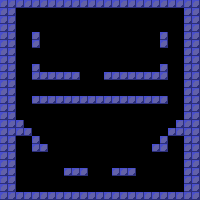

The image is a tile-based game level rendered from a .tmx file. Its description and complete source (layers, tilesets, objects, tile grids) follow:
An orthogonal 25x25 tile map with 8x8 px tiles, 4 tile layers (Solid, Platforms, EnemyReverse, EnemySolid), 2 tilesets and 5 objects.

<map version="1.10" tiledversion="1.12.2" orientation="orthogonal" renderorder="right-down" width="25" height="25" tilewidth="8" tileheight="8" infinite="0" nextlayerid="7" nextobjectid="6">
 <editorsettings>
  <export target="../level1.tmj" format="json" />
 </editorsettings>
 <tileset firstgid="1" name="tiles" tilewidth="8" tileheight="8" tilecount="3" columns="3">
  <image source="../tiles.png" width="24" height="8" />
 </tileset>
 <tileset firstgid="4" name="tiles" tilewidth="8" tileheight="8" tilecount="0" columns="3">
  <image source="tiles.png" width="24" height="8" />
 </tileset>
 <layer id="1" name="Solid" width="25" height="25">
  <data encoding="csv">
2,2,2,2,2,2,2,2,2,2,2,2,2,2,2,2,2,2,2,2,2,2,2,2,2,
2,2,0,0,0,0,0,0,0,0,0,0,0,0,0,0,0,0,0,0,0,0,0,2,2,
2,2,0,0,0,0,0,0,0,0,0,0,0,0,0,0,0,0,0,0,0,0,0,2,2,
2,2,0,0,0,0,0,0,0,0,0,0,0,0,0,0,0,0,0,0,0,0,0,2,2,
2,2,0,0,2,0,0,0,0,0,0,0,0,0,0,0,0,0,0,0,2,0,0,2,2,
2,2,0,0,2,0,0,0,0,0,0,0,0,0,0,0,0,0,0,0,2,0,0,2,2,
2,2,0,0,0,0,0,0,0,0,0,0,0,0,0,0,0,0,0,0,0,0,0,2,2,
2,2,0,0,0,0,0,0,0,0,0,0,0,0,0,0,0,0,0,0,0,0,0,2,2,
2,2,0,0,2,0,0,0,0,0,0,0,0,0,0,0,0,0,0,0,2,0,0,0,2,
2,2,0,0,2,0,0,0,0,0,0,0,0,0,0,0,0,0,0,0,2,0,0,2,2,
2,2,0,0,0,0,0,0,0,0,0,0,0,0,0,0,0,0,0,0,0,0,0,2,2,
2,2,0,0,0,0,0,0,0,0,0,0,0,0,0,0,0,0,0,0,0,0,0,2,2,
2,2,0,0,0,0,0,0,0,0,0,0,0,0,0,0,0,0,0,0,0,0,0,2,2,
2,2,0,0,0,0,0,0,0,0,0,0,0,0,0,0,0,0,0,0,0,0,0,2,2,
2,2,0,0,0,0,0,0,0,0,0,0,0,0,0,0,0,0,0,0,0,0,0,2,2,
2,2,2,0,0,0,0,0,0,0,0,0,0,0,0,0,0,0,0,0,0,0,2,2,2,
2,2,2,2,0,0,0,0,0,0,0,0,0,0,0,0,0,0,0,0,0,2,2,2,2,
2,2,0,0,2,0,0,0,0,0,0,0,0,0,0,0,0,0,0,0,2,0,0,2,2,
2,2,0,0,0,0,0,0,0,0,0,0,0,0,0,0,0,0,0,0,2,0,0,2,2,
2,2,0,0,0,0,0,0,0,0,0,0,0,0,0,0,0,0,0,0,0,0,0,2,2,
2,2,0,0,0,0,0,0,0,0,0,0,0,0,0,0,0,0,0,0,0,0,0,0,2,
2,2,0,0,0,0,0,0,0,0,0,0,0,0,0,0,0,0,0,0,0,0,0,2,2,
2,2,0,0,0,0,0,0,0,0,0,0,0,0,0,0,0,0,0,0,0,0,0,2,2,
2,2,0,0,0,0,0,0,0,0,0,0,0,0,0,0,0,0,0,0,0,0,0,2,2,
2,2,2,2,2,2,0,2,0,2,2,2,2,2,2,2,0,2,0,2,2,2,2,2,2
</data>
 </layer>
 <layer id="2" name="Platforms" width="25" height="25">
  <data encoding="csv">
0,0,0,0,0,0,0,0,0,0,0,0,0,0,0,0,0,0,0,0,0,0,0,0,0,
0,0,0,0,0,0,0,0,0,0,0,0,0,0,0,0,0,0,0,0,0,0,0,0,0,
0,0,0,0,0,0,0,0,0,0,0,0,0,0,0,0,0,0,0,0,0,0,0,0,0,
0,0,0,0,0,0,0,0,0,0,0,0,0,0,0,0,0,0,0,0,0,0,0,0,0,
0,0,0,0,0,0,0,0,0,0,0,0,0,0,0,0,0,0,0,0,0,0,0,0,0,
0,0,0,0,2,0,0,0,0,0,0,0,0,0,0,0,0,0,0,0,2,0,0,0,0,
0,0,0,0,0,0,0,0,0,0,0,0,0,0,0,0,0,0,0,0,0,0,0,0,0,
0,0,0,0,0,0,0,0,0,0,0,0,0,0,0,0,0,0,0,0,0,0,0,0,0,
0,0,0,0,0,0,0,0,0,0,0,0,0,0,0,0,0,0,0,0,0,0,0,0,0,
0,0,0,0,0,2,2,2,2,2,0,0,0,2,2,2,2,2,2,2,0,0,0,0,0,
0,0,0,0,0,0,0,0,0,0,0,0,0,0,0,0,0,0,0,0,0,0,0,0,0,
0,0,0,0,0,0,0,0,0,0,0,0,0,0,0,0,0,0,0,0,0,0,0,0,0,
0,0,0,0,0,2,2,2,2,2,2,2,2,2,2,2,2,2,2,2,2,0,0,0,0,
0,0,0,0,0,0,0,0,0,0,0,0,0,0,0,0,0,0,0,0,0,0,0,0,0,
0,0,0,0,0,0,0,0,0,0,0,0,0,0,0,0,0,0,0,0,0,0,0,0,0,
0,0,0,0,0,0,0,0,0,0,0,0,0,0,0,0,0,0,0,0,0,0,0,0,0,
0,0,0,0,0,0,0,0,0,0,0,0,0,0,0,0,0,0,0,0,0,0,0,0,0,
0,0,0,0,0,0,0,0,0,0,0,0,0,0,0,0,0,0,0,0,0,0,0,0,0,
0,0,0,0,2,2,0,0,0,0,0,0,0,0,0,0,0,0,0,2,0,0,0,0,0,
0,0,0,0,0,0,0,0,0,0,0,0,0,0,0,0,0,0,0,0,0,0,0,0,0,
0,0,0,0,0,0,0,0,0,0,0,0,0,0,0,0,0,0,0,0,0,0,0,0,0,
0,0,0,0,0,0,0,0,2,2,2,0,0,0,2,2,2,0,0,0,0,0,0,0,0,
0,0,0,0,0,0,0,0,0,0,0,0,0,0,0,0,0,0,0,0,0,0,0,0,0,
0,0,0,0,0,0,0,0,0,0,0,0,0,0,0,0,0,0,0,0,0,0,0,0,0,
0,0,0,0,0,0,2,0,2,0,0,0,0,0,0,0,2,0,2,0,0,0,0,0,0
</data>
 </layer>
 <layer id="3" name="EnemyReverse" width="25" height="25">
  <data encoding="csv">
0,0,0,0,0,0,0,0,0,0,0,0,0,0,0,0,0,0,0,0,0,0,0,0,0,
0,2,0,0,0,0,0,0,0,0,0,0,0,0,0,0,0,0,0,0,0,0,0,2,0,
0,2,0,0,0,0,0,0,0,0,0,0,0,0,0,0,0,0,0,0,0,0,0,2,0,
0,2,0,0,0,0,0,0,0,0,0,0,0,0,0,0,0,0,0,0,0,0,0,2,0,
0,2,0,0,2,0,0,0,0,0,0,0,0,0,0,0,0,0,0,0,2,0,0,2,0,
0,2,0,0,0,0,0,0,0,0,0,0,0,0,0,0,0,0,0,0,0,0,0,2,0,
0,2,0,0,0,0,0,0,0,0,0,0,0,0,0,0,0,0,0,0,0,0,0,2,0,
0,2,0,0,0,0,0,0,0,0,0,0,0,0,0,0,0,0,0,0,0,0,0,2,0,
0,2,0,0,2,0,0,0,0,0,0,0,0,0,0,0,0,0,0,0,2,0,0,2,0,
0,2,0,0,0,0,0,0,0,0,0,0,0,0,0,0,0,0,0,0,0,0,0,2,0,
0,2,0,0,0,0,0,0,0,0,0,0,0,0,0,0,0,0,0,0,0,0,0,2,0,
0,2,0,0,0,0,0,0,0,0,0,0,0,0,0,0,0,0,0,0,0,0,0,2,0,
0,2,0,0,2,0,0,0,0,0,0,0,0,0,0,0,0,0,0,0,0,0,0,2,0,
0,2,0,0,0,0,0,0,0,0,0,0,0,0,0,0,0,0,0,0,0,0,0,2,0,
0,2,0,0,0,0,0,0,0,0,0,0,0,0,0,0,0,0,0,0,0,0,0,2,0,
0,2,0,0,0,0,0,0,0,0,0,0,0,0,0,0,0,0,0,0,0,0,0,2,0,
0,2,0,0,0,0,0,0,0,0,0,0,0,0,0,0,0,0,0,0,0,0,0,2,0,
0,2,0,0,2,0,0,0,0,0,0,0,0,0,0,0,0,0,0,0,2,0,0,2,0,
0,2,0,0,0,0,0,0,0,0,0,0,0,0,0,0,0,0,0,0,0,0,0,2,0,
0,2,0,0,0,0,0,0,0,0,0,0,0,0,0,0,0,0,0,0,0,0,0,2,0,
0,2,0,0,0,0,0,0,0,0,0,0,0,0,0,0,0,0,0,0,0,0,0,2,0,
0,2,0,0,0,0,0,0,0,0,0,0,0,0,0,0,0,0,0,0,0,0,0,2,0,
0,2,0,0,0,0,0,0,0,0,0,0,0,0,0,0,0,0,0,0,0,0,0,2,0,
0,2,0,0,0,0,0,0,0,0,0,0,0,0,0,0,0,0,0,0,0,0,0,2,0,
0,0,0,0,0,0,0,0,0,0,0,0,0,0,0,0,0,0,0,0,0,0,0,0,0
</data>
 </layer>
 <layer id="4" name="EnemySolid" width="25" height="25">
  <data encoding="csv">
0,2,2,2,2,0,0,0,0,2,2,0,0,0,2,2,0,0,0,0,2,2,2,2,0,
0,0,0,0,0,0,0,0,0,0,0,0,0,0,0,0,0,0,0,0,0,0,0,0,0,
0,0,0,0,0,0,0,0,0,0,0,0,0,0,0,0,0,0,0,0,0,0,0,0,0,
0,0,0,0,0,0,0,0,0,0,0,0,0,0,0,0,0,0,0,0,0,0,0,0,0,
0,0,0,0,0,0,0,0,0,0,0,0,0,0,0,0,0,0,0,0,0,0,0,0,0,
0,0,0,0,0,0,0,0,0,0,0,0,0,0,0,0,0,0,0,0,0,0,0,0,0,
0,0,0,0,0,0,0,0,0,0,0,0,0,0,0,0,0,0,0,0,0,0,0,0,0,
0,0,0,0,0,0,0,0,0,0,0,0,0,0,0,0,0,0,0,0,0,0,0,0,0,
0,0,0,0,0,0,0,0,0,0,0,0,0,0,0,0,0,0,0,0,0,0,0,0,0,
0,0,0,0,0,0,0,0,0,0,0,0,0,0,0,0,0,0,0,0,0,0,0,0,0,
0,0,0,0,0,0,0,0,0,0,0,0,0,0,0,0,0,0,0,0,0,0,0,0,0,
0,0,0,0,0,0,0,0,0,0,0,0,0,0,0,0,0,0,0,0,0,0,0,0,0,
0,0,0,0,0,0,0,0,0,0,0,0,0,0,0,0,0,0,0,0,0,0,0,0,0,
0,0,0,0,0,0,0,0,0,0,0,0,0,0,0,0,0,0,0,0,0,0,0,0,0,
0,0,0,0,0,0,0,0,0,0,0,0,0,0,0,0,0,0,0,0,0,0,0,0,0,
0,0,2,0,0,0,0,0,0,0,0,0,0,0,0,0,0,0,0,0,0,0,2,0,0,
0,0,2,2,0,0,0,0,0,0,0,0,0,0,0,0,0,0,0,0,0,2,2,0,0,
0,0,0,0,2,0,0,0,0,0,0,0,0,0,0,0,0,0,0,0,2,0,0,0,0,
0,0,0,0,2,2,0,0,0,0,0,0,0,0,0,0,0,0,0,2,2,0,0,0,0,
0,0,0,0,0,0,0,0,0,0,0,0,0,0,0,0,0,0,0,0,0,0,0,0,0,
0,0,0,0,0,0,0,0,0,0,0,0,0,0,0,0,0,0,0,0,0,0,0,0,0,
0,0,0,0,0,0,0,0,0,0,0,0,0,0,0,0,0,0,0,0,0,0,0,0,0,
0,0,0,0,0,0,0,0,0,0,0,0,0,0,0,0,0,0,0,0,0,0,0,0,0,
0,0,0,0,0,0,0,0,0,0,0,0,0,0,0,0,0,0,0,0,0,0,0,0,0,
0,2,2,2,2,2,0,0,0,2,2,2,2,2,2,2,0,0,0,2,2,2,2,2,0
</data>
 </layer>
 <objectgroup id="5" name="PlayerSpawn">
  <object id="1" gid="1" x="24.5005" y="189.185" width="8" height="8" />
 </objectgroup>
 <objectgroup id="6" name="EnemySpawn">
  <object id="2" gid="1" x="48.6667" y="63.6667" width="8" height="8" />
  <object id="3" gid="1" x="143" y="63" width="8" height="8" />
  <object id="4" gid="1" x="121.969" y="63.4373" width="8" height="8" />
  <object id="5" gid="1" x="66.7617" y="63.735" width="8" height="8" />
 </objectgroup>
</map>
